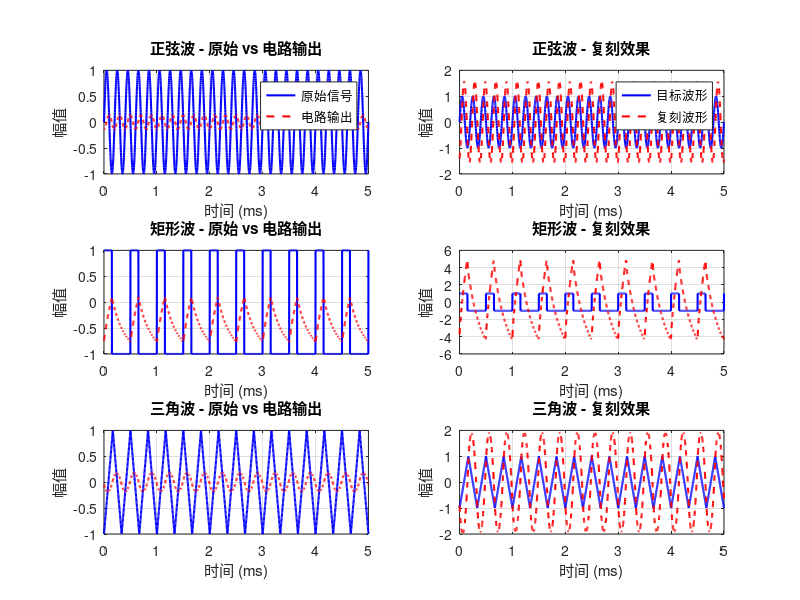
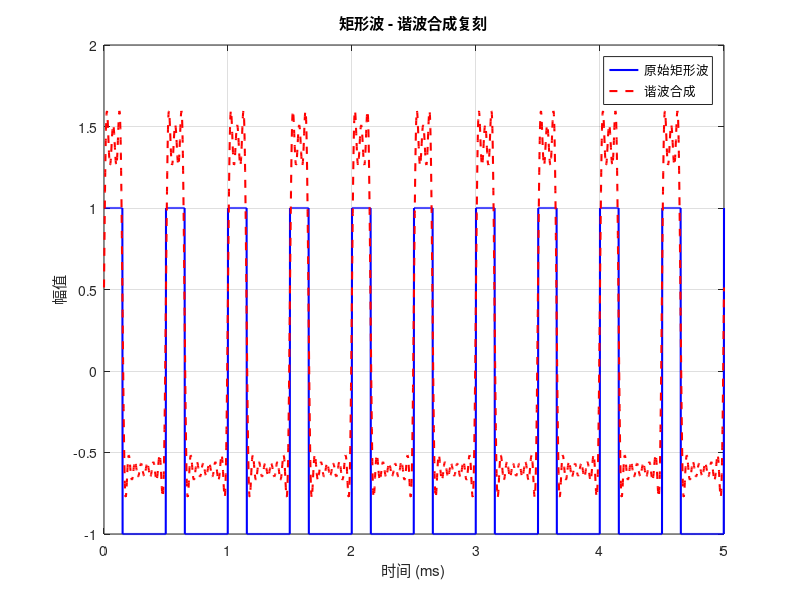
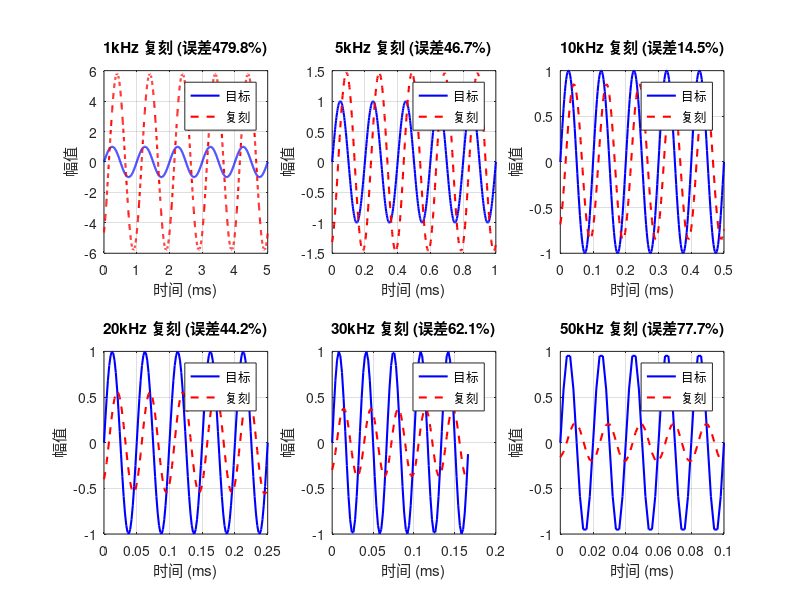

These charts were generated, in order, by the following MATLAB code:
%% 波形复刻算法仿真 - 发挥部分(2)
% 逆滤波器设计：使探究装置输出与未知电路输出一致

clear; clc; close all;

%% 1. 模拟未知RLC电路
R = 4.7e3;   % 4.7kΩ
L = 4.7e-3;  % 4.7mH
C = 47e-9;   % 47nF
type = 'lowpass';

% 传递函数
f = logspace(log10(1e3), log10(50e3), 500);
s = 2*pi*f * 1j;
w0 = 1/sqrt(L*C);
f0 = w0/(2*pi);
Q = sqrt(L/C)/R;

fprintf('=== 未知电路参数 ===\n');
fprintf('R=%.0fΩ, L=%.1fmH, C=%.0fnF\n', R, L*1000, C*1e9);
fprintf('谐振频率: %.2f Hz\n', f0);
fprintf('品质因数: %.4f\n', Q);

% 传递函数
H = 1 ./ (1 + s*R*C + s.^2*L*C);

%% 2. 测试波形生成
fs = 500e3;          % 采样率500kHz
t = 0:1/fs:0.005;   % 5ms时间窗口

% (a) 正弦波 5kHz
f_sin = 5000;
x_sin = sin(2*pi*f_sin*t);

% (b) 矩形波 2kHz, 占空比30%
f_sq = 2000;
duty = 30;
x_sq = square(2*pi*f_sq*t, duty);

% (c) 三角波 3kHz
f_tri = 3000;
x_tri = sawtooth(2*pi*f_tri*t, 0.5);

%% 3. 通过未知电路后的输出
function y = filter_signal(x, R, L, C, fs)
    % 使用传递函数滤波
    N = length(x);
    X = fft(x);
    f = (0:N-1) * fs / N;
    s = 2*pi*f * 1j;
    H = 1 ./ (1 + s*R*C + s.^2*L*C);
    H(N/2+2:end) = conj(H(N/2:-1:2));  % 共轭对称
    Y = X .* H;
    y = real(ifft(Y));
end

y_sin = filter_signal(x_sin, R, L, C, fs);
y_sq = filter_signal(x_sq, R, L, C, fs);
y_tri = filter_signal(x_tri, R, L, C, fs);

%% 4. 逆滤波器设计
% 目标：设计逆滤波器 H_inv，使得 H_inv * H_circuit ≈ 1
% H_inv(s) = 1 / H(s) = (1 + sRC + s²LC) / 1

% 频域逆滤波
function x_inv = inverse_filter(y, R, L, C, fs)
    N = length(y);
    Y = fft(y);
    f = (0:N-1) * fs / N;
    s = 2*pi*f * 1j;

    % 原电路传递函数
    H = 1 ./ (1 + s*R*C + s.^2*L*C);

    % 逆滤波器（加正则化防止噪声放大）
    epsilon = 0.01;  % 正则化参数
    H_inv = 1 ./ (H + epsilon);

    % 限制逆滤波器增益（防止高频噪声放大）
    max_gain = 20;  % 最大增益限制
    H_inv(abs(H_inv) > max_gain) = max_gain * sign(H_inv(abs(H_inv) > max_gain));

    X_inv = Y .* H_inv;
    x_inv = real(ifft(X_inv));
end

%% 5. 波形复刻演示
figure('Name', '波形复刻效果', 'Position', [100 100 1200 900]);

% 正弦波复刻
subplot(3,2,1);
plot(t*1000, x_sin, 'b-', 'LineWidth', 1.5);
hold on;
plot(t*1000, y_sin, 'r--', 'LineWidth', 1.5);
grid on;
xlabel('时间 (ms)');
ylabel('幅值');
title('正弦波 - 原始 vs 电路输出');
legend('原始信号', '电路输出', 'Location', 'best');

subplot(3,2,2);
x_sin_inv = inverse_filter(y_sin, R, L, C, fs);
plot(t*1000, x_sin, 'b-', 'LineWidth', 1.5);
hold on;
plot(t*1000, x_sin_inv, 'r--', 'LineWidth', 1.5);
grid on;
xlabel('时间 (ms)');
ylabel('幅值');
title('正弦波 - 复刻效果');
legend('目标波形', '复刻波形', 'Location', 'best');

% 矩形波复刻
subplot(3,2,3);
plot(t*1000, x_sq, 'b-', 'LineWidth', 1.5);
hold on;
plot(t*1000, y_sq, 'r--', 'LineWidth', 1.5);
grid on;
xlabel('时间 (ms)');
ylabel('幅值');
title('矩形波 - 原始 vs 电路输出');

subplot(3,2,4);
x_sq_inv = inverse_filter(y_sq, R, L, C, fs);
plot(t*1000, x_sq, 'b-', 'LineWidth', 1.5);
hold on;
plot(t*1000, x_sq_inv, 'r--', 'LineWidth', 1.5);
grid on;
xlabel('时间 (ms)');
ylabel('幅值');
title('矩形波 - 复刻效果');

% 三角波复刻
subplot(3,2,5);
plot(t*1000, x_tri, 'b-', 'LineWidth', 1.5);
hold on;
plot(t*1000, y_tri, 'r--', 'LineWidth', 1.5);
grid on;
xlabel('时间 (ms)');
ylabel('幅值');
title('三角波 - 原始 vs 电路输出');

subplot(3,2,6);
x_tri_inv = inverse_filter(y_tri, R, L, C, fs);
plot(t*1000, x_tri, 'b-', 'LineWidth', 1.5);
hold on;
plot(t*1000, x_tri_inv, 'r--', 'LineWidth', 1.5);
grid on;
xlabel('时间 (ms)');
ylabel('幅值');
title('三角波 - 复刻效果');

%% 6. 误差分析
fprintf('\n=== 波形复刻误差分析 ===\n');

% 计算稳态部分的误差（忽略瞬态）
t_start = round(length(t)*0.2);  % 跳过前20%
t_end = round(length(t)*0.8);    % 跳过后20%

% 正弦波误差
x_sin_inv = inverse_filter(y_sin, R, L, C, fs);
rmse_sin = sqrt(mean((x_sin(t_start:t_end) - x_sin_inv(t_start:t_end)).^2));
amp_error_sin = abs(max(x_sin_inv(t_start:t_end)) - max(x_sin(t_start:t_end))) / max(x_sin(t_start:t_end)) * 100;
fprintf('正弦波: RMSE=%.4f, 幅度误差=%.2f%%\n', rmse_sin, amp_error_sin);

% 矩形波误差
x_sq_inv = inverse_filter(y_sq, R, L, C, fs);
rmse_sq = sqrt(mean((x_sq(t_start:t_end) - x_sq_inv(t_start:t_end)).^2));
fprintf('矩形波: RMSE=%.4f\n', rmse_sq);

% 三角波误差
x_tri_inv = inverse_filter(y_tri, R, L, C, fs);
rmse_tri = sqrt(mean((x_tri(t_start:t_end) - x_tri_inv(t_start:t_end)).^2));
fprintf('三角波: RMSE=%.4f\n', rmse_tri);

%% 7. 谐波分析法（用于矩形波复刻）
fprintf('\n=== 谐波分析法 ===\n');

function [amps, phases] = harmonic_analysis(x, f_fund, fs, n_harmonics)
    N = length(x);
    X = fft(x);
    f = (0:N/2) * fs / N;

    amps = zeros(1, n_harmonics);
    phases = zeros(1, n_harmonics);

    for h = 1:n_harmonics
        f_target = h * f_fund;
        [~, idx] = min(abs(f - f_target));
        amps(h) = 2 * abs(X(idx)) / N;
        phases(h) = angle(X(idx));
    end
end

% 分析矩形波谐波
n_harm = 10;
[amps_sq, phases_sq] = harmonic_analysis(x_sq, f_sq, fs, n_harm);

fprintf('矩形波谐波分析:\n');
fprintf('谐波次数\t频率(Hz)\t幅度\t\t相位(°)\n');
for h = 1:n_harm
    fprintf('%d\t\t%d\t\t%.4f\t\t%.2f\n', h, h*f_sq, amps_sq(h), phases_sq(h)*180/pi);
end

%% 8. 基于谐波合成的复刻方法
function x_synth = harmonic_synthesis(amps, phases, f_fund, fs, duration)
    t = 0:1/fs:duration;
    x_synth = zeros(size(t));
    for h = 1:length(amps)
        x_synth = x_synth + amps(h) * cos(2*pi*h*f_fund*t + phases(h));
    end
end

% 用谐波合成复刻矩形波
x_sq_synth = harmonic_synthesis(amps_sq, phases_sq, f_sq, fs, max(t));

figure('Name', '谐波合成复刻', 'Position', [100 100 800 400]);
plot(t*1000, x_sq, 'b-', 'LineWidth', 1.5);
hold on;
plot(t*1000, x_sq_synth, 'r--', 'LineWidth', 1.5);
grid on;
xlabel('时间 (ms)');
ylabel('幅值');
title('矩形波 - 谐波合成复刻');
legend('原始矩形波', '谐波合成', 'Location', 'best');

%% 9. 频率扫描复刻测试
fprintf('\n=== 频率扫描复刻测试 ===\n');
freq_test = [1000, 5000, 10000, 20000, 30000, 50000];
results = zeros(length(freq_test), 2);

figure('Name', '频率扫描复刻', 'Position', [100 100 1200 800]);

for i = 1:length(freq_test)
    f_test = freq_test(i);
    t_test = 0:1/fs:5/f_test;  % 5个周期
    x_test = sin(2*pi*f_test*t_test);
    y_test = filter_signal(x_test, R, L, C, fs);
    x_rep = inverse_filter(y_test, R, L, C, fs);

    % 计算幅度误差
    amp_error = abs(max(x_rep) - max(x_test)) / max(x_test) * 100;
    results(i, :) = [f_test, amp_error];

    subplot(2,3,i);
    plot(t_test*1000, x_test, 'b-', 'LineWidth', 1.5);
    hold on;
    plot(t_test*1000, x_rep, 'r--', 'LineWidth', 1.5);
    grid on;
    xlabel('时间 (ms)');
    ylabel('幅值');
    title(sprintf('%dkHz 复刻 (误差%.1f%%)', f_test/1000, amp_error));
    legend('目标', '复刻', 'Location', 'best');
end

fprintf('频率\t幅度误差\n');
for i = 1:length(freq_test)
    fprintf('%dkHz\t%.2f%%\n', results(i,1)/1000, results(i,2));
end

%% 10. 生成STM32逆滤波器参数
fprintf('\n=== STM32逆滤波器配置 ===\n');
fprintf('// 逆滤波器参数（由MATLAB仿真生成）\n');
fprintf('typedef struct {\n');
fprintf('    float R;  // 估计的电路电阻\n');
fprintf('    float L;  // 估计的电路电感\n');
fprintf('    float C;  // 估计的电路电容\n');
fprintf('    float max_gain;  // 逆滤波器最大增益限制\n');
fprintf('    float epsilon;   // 正则化参数\n');
fprintf('} InverseFilter;\n\n');

fprintf('// 波形复刻参数\n');
fprintf('WaveformRepConfig wave_config = {\n');
fprintf('    .max_gain = 20.0f,\n');
fprintf('    .epsilon = 0.01f,\n');
fprintf('    .n_harmonics = 10  // 谐波分析数量\n');
fprintf('};\n');

fprintf('\n波形复刻算法仿真完成！\n');
